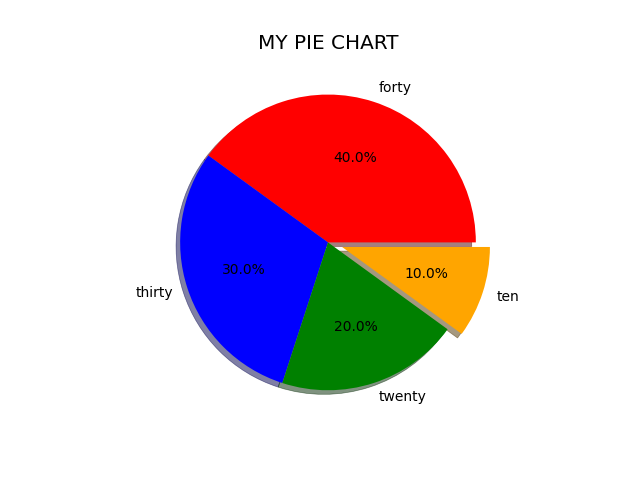

Reproduce this figure in Python.
from matplotlib import pyplot as plt

plt.style.use("ggplot")


slices = [40,30,20,10]
labels = ["forty", "thirty", "twenty", "ten"]
colors = ["red", "blue", "green", "orange"]
explode = [0, 0, 0, 0.1]

plt.title("MY PIE CHART")

plt.pie(slices, labels=labels, colors=colors, explode=explode, shadow=True, autopct="%1.1f%%")

plt.savefig('pie.png')
plt.show()